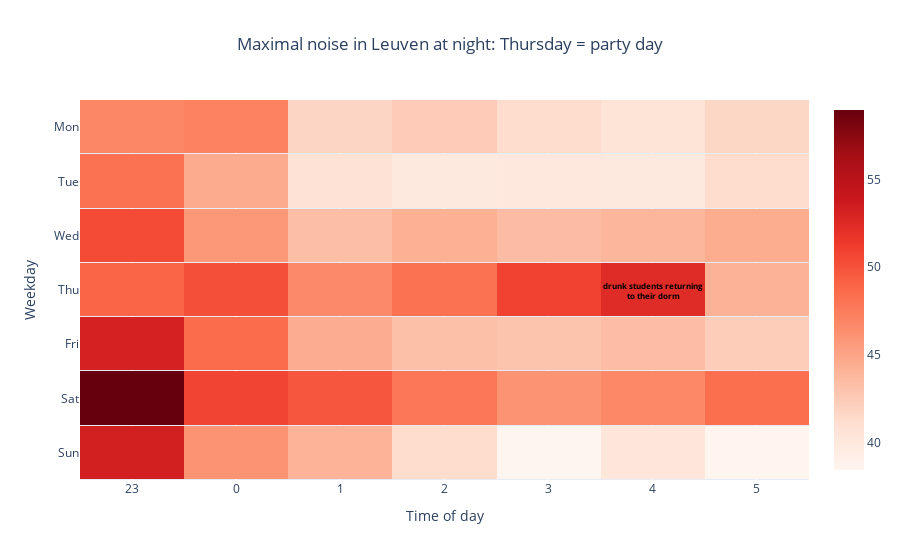

The notebook cell saved with this chart:
### Code cell
# Create the heatmap figure
fig = go.Figure()

fig.add_trace(go.Heatmap(
    x=nightly_noise['hour'],
    y=nightly_noise['wk_day'],
    z=nightly_noise['lamax'], 
    colorscale='Reds',  
    hovertemplate='Hour: %{x}<br>Weekday: %{y}<br>Sound level: %{z:.2f} dB(A)',
    hoverlabel=dict(namelength=0),
    ygap=1,  
    yperiodalignment='middle', 
))

# set the axis label
fig.update_layout(
    title={
        'text': 'Maximal noise in Leuven at night: Thursday = party day',
        'x': 0.5,  
        'xanchor': 'center',  
    },
    xaxis=dict(
        title='Time of day',
        categoryorder='array',
        categoryarray=[-1, 0, 1, 2, 3, 4, 5],
        tickmode='array',
        tickvals=[-1, 0, 1, 2, 3, 4, 5],
        ticktext=['23', '0', '1', '2', '3', '4', '5'],
        range=[-1.5, 5.5],
    ),
    yaxis=dict(
        title='Weekday',
        categoryorder='array',
        categoryarray=weekday_order,
    ),
)

# Annotate the box for Thursday at hour 4
fig.update_layout(
    annotations=[
        dict(
            x=4,
            y=weekday_order.index('Thu'),
            text='<b>drunk students returning<br>to their dorm</b>',
            showarrow=False,
            font=dict(color='black', size=8),  # Set font weight to 'bold'
            bgcolor='rgba(255, 255, 0, 0)',  # transparent background
            bordercolor='rgba(255, 255, 0, 0)',  # transparent border
        )
    ]
)

# show the figure
fig.show()

### Figure 1 — Plotly figure (JSON) as saved in the notebook; plotly's stock layout.template omitted (floating-point values rounded to 4 significant figures; data arrays with more than 128 entries replaced by an {"elided": "..."} marker saying what was removed)
{"data": [{"colorscale": [[0, "rgb(255,245,240)"], [0.125, "rgb(254,224,210)"], [0.25, "rgb(252,187,161)"], [0.375, "rgb(252,146,114)"], [0.5, "rgb(251,106,74)"], [0.625, "rgb(239,59,44)"], [0.75, "rgb(203,24,29)"], [0.875, "rgb(165,15,21)"], [1, "rgb(103,0,13)"]], "hoverlabel": {"namelength": 0}, "hovertemplate": "Hour: %{x}<br>Weekday: %{y}<br>Sound level: %{z:.2f} dB(A)", "type": "heatmap", "x": {"elided": "2554 int values"}, "y": {"elided": "2554 str values"}, "ygap": 1, "yperiodalignment": "middle", "z": {"elided": "2554 float values"}}], "layout": {"annotations": [{"bgcolor": "rgba(255, 255, 0, 0)", "bordercolor": "rgba(255, 255, 0, 0)", "font": {"color": "black", "size": 8}, "showarrow": false, "text": "<b>drunk students returning<br>to their dorm</b>", "x": 4, "y": 3}], "title": {"text": "Maximal noise in Leuven at night: Thursday = party day", "x": 0.5, "xanchor": "center"}, "xaxis": {"categoryarray": [-1, 0, 1, 2, 3, 4, 5], "categoryorder": "array", "range": [-1.5, 5.5], "tickmode": "array", "ticktext": ["23", "0", "1", "2", "3", "4", "5"], "tickvals": [-1, 0, 1, 2, 3, 4, 5], "title": {"text": "Time of day"}}, "yaxis": {"categoryarray": ["Sun", "Sat", "Fri", "Thu", "Wed", "Tue", "Mon"], "categoryorder": "array", "title": {"text": "Weekday"}}}}
